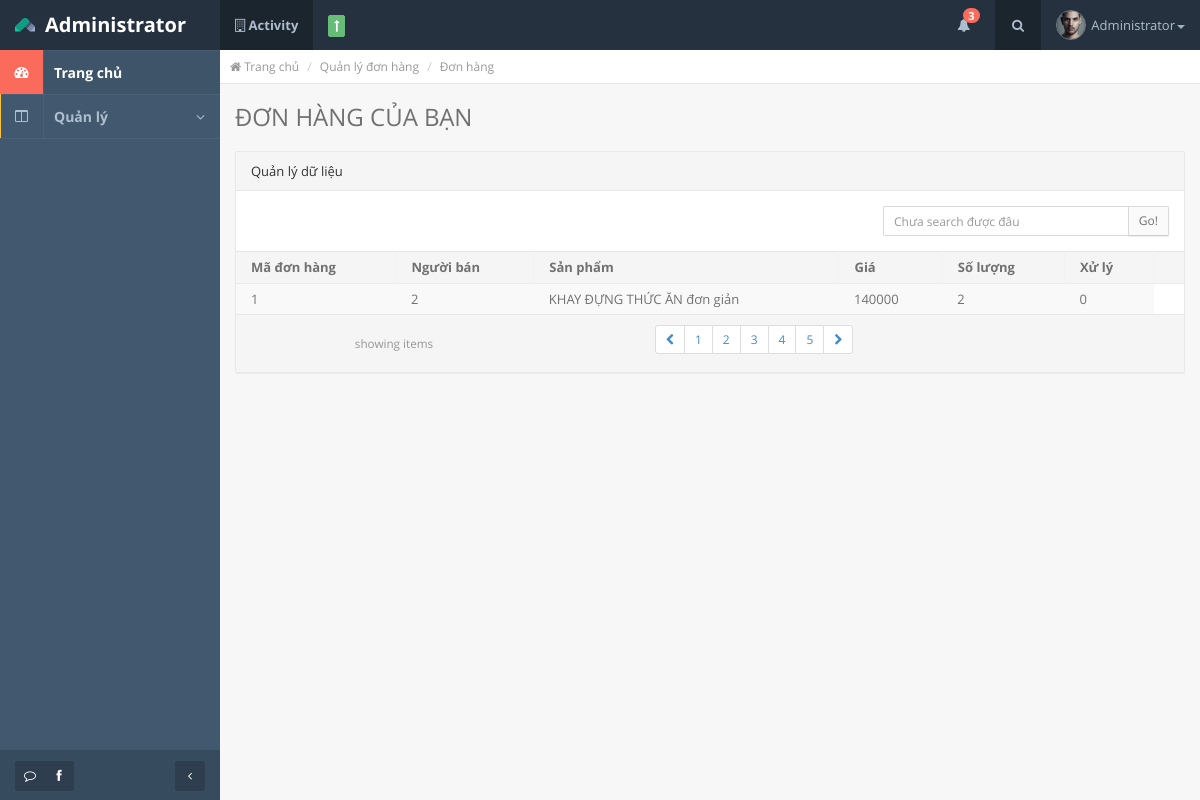
Page /doghome3/index.php/sanpham/xemdonhangadmin on the committed database.
### tables this page shows
CREATE TABLE `detail_bill` (
  `DB_ID` int(11) NOT NULL,
  `BILLDM_ID` int(11) NOT NULL,
  `PRO_ID` int(11) NOT NULL,
  `PRO_NAME` varchar(100) NOT NULL,
  `PRO_PRICE` int(11) NOT NULL,
  `DB_SL` int(11) NOT NULL,
  `USER_ID` int(11) NOT NULL,
  `BILL_ACTIVE` tinyint(1) NOT NULL
);

### doghome3/application/controllers/sanpham.php (called while the page is built, shortened)
<?php
class Sanpham extends CI_Controller {
	public function xemdonhangadmin()
	{
		$this->load->model('model_sanpham');
		$databill = $this->model_sanpham->getdhchitietadmin_sql();
		$databill = array('mangsp' => $databill);
		$this->load->view('xemchecked_admin',$databill);
	}
}

### doghome3/index.php (called while the page is built, shortened)
<?php
require_once BASEPATH.'core/CodeIgniter.php';

### doghome3/application/models/model_sanpham.php (called while the page is built, shortened)
<?php if ( ! defined('BASEPATH')) exit('No direct script access allowed');
class Model_sanpham extends CI_Model {
	public function getdhchitietadmin_sql()
	{
		$this->db->select('*');
		$this->db->ORDER_BY('BILLDM_ID DESC');
		$data = $this->db->get('detail_bill');
		$data = $data->result_array();
		return $data;
	}
}

### doghome3/application/views/xemchecked_admin.php (the view, shortened to what this page needs)
<!DOCTYPE html>
<html lang="en" class="app">
<head>
  <link rel="stylesheet" href="<?= base_url() ?>css/bootstrap.css" type="text/css" />
  <link rel="stylesheet" href="<?= base_url() ?>css/animate.css" type="text/css" />
  <link rel="stylesheet" href="<?= base_url() ?>css/font-awesome.min.css" type="text/css" />
  <link rel="stylesheet" href="<?= base_url() ?>css/font.css" type="text/css" />
  <link rel="stylesheet" href="<?= base_url() ?>js/datatables/datatables.css" type="text/css"/>
  <link rel="stylesheet" href="<?= base_url() ?>css/app.css" type="text/css" />
</head>
<body>
  <section class="vbox">
    <?php
      include('include/header.php');
    ?>
    <section>
      <section class="hbox stretch">
        <?php
          include('include/siderbar.php');
        ?>
        <section id="content">
          <section class="vbox">
            <section class="scrollable padder">
              <ul class="breadcrumb no-border no-radius b-b b-light pull-in">
                <li><a href="<?= base_url() ?>"><i class="fa fa-home"></i> Trang chủ</a></li>
                <li><a href="#">Quản lý đơn hàng</a></li>
                <li class="active">Đơn hàng</li>
              </ul>
              <div class="m-b-md">
                <h3 class="m-b-none">ĐƠN HÀNG CỦA BẠN</h3>
              </div>
               <section class="panel panel-default">
                <header class="panel-heading">
                  Quản lý dữ liệu
                </header>
                <div class="row wrapper">
                  <div class="col-sm-8">
                  </div>
                  <div class="col-sm-4">
                    <div class="input-group">
                      <input type="text" class="input-sm form-control" placeholder="Chưa search được đâu">
                      <span class="input-group-btn">
                        <button class="btn btn-sm btn-default" type="button">Go!</button>
                      </span>
                    </div>
                  </div>
                </div>
                <div class="table-responsive">
                  <table class="table table-striped b-t b-light">
                    <thead>
                      <tr>
                        <th>Mã đơn hàng</th>
                        <th>Người bán</th>
                        <th>Sản phẩm</th>
                        <th>Giá</th>
                        <th>Số lượng</th>
                        <th>Xử lý</th>
                        <th width="30"></th>
                      </tr>
                    </thead>
                    <tbody>
                      <?php foreach ($mangsp as $data): ?>
                      <tr>
                        <td><?= $data['BILLDM_ID'] ?></td>
                        <td><?= $data['USER_ID'] ?></td>
                        <td><?= $data['PRO_NAME']?></td>
                        <td><?= $data['PRO_PRICE'] ?></td>
                        <td><?= $data['DB_SL'] ?></td>
                        <td><?= $data['BILL_ACTIVE'] ?></td>
                        <?php endforeach ?>
                    </tbody>
                  </table>
                </div>
                <footer class="panel-footer">
                  <div class="row">
                    <div class="col-sm-4 text-center">
                      <small class="text-muted inline m-t-sm m-b-sm">showing items</small>
                    </div>
                    <div class="col-sm-4 text-right text-center-xs">
                      <ul class="pagination pagination-sm m-t-none m-b-none">
                        <li><a href="#"><i class="fa fa-chevron-left"></i></a></li>
                        <li><a href="#">1</a></li>
                        <li><a href="#">2</a></li>
                        <li><a href="#">3</a></li>
                        <li><a href="#">4</a></li>
                        <li><a href="#">5</a></li>
                        <li><a href="#"><i class="fa fa-chevron-right"></i></a></li>
                      </ul>
                    </div>
                  </div>
                </footer>
              </section>
            </section>
          </section>
        </section>
      </section>
    </section>
  </section>
</body>
</html>

### doghome3/css/app.css (style rules this page uses)
html { background-color: #f7f7f7; overflow-x: hidden; }
body { font-family: "Open Sans", "Helvetica Neue", Helvetica, Arial, sans-serif; font-size: 13px; color: #717171; background-color: transparent; -webkit-font-smoothing: antialiased; }
a { color: #2e3e4e; text-decoration: none; }
.text-muted { color: #979797; }
small { font-size: 90%; }
.breadcrumb { background-color: #fff; border: 1px solid #e8e8e8; padding-left: 10px; font-size: 12px; margin-bottom: 10px; }
.breadcrumb a { color: #999; }
.form-control { border-color: #d9d9d9; border-radius: 2px; }
.form-control, .form-control:focus { -webkit-box-shadow: none; box-shadow: none; }
.panel { border-radius: 2px; }
.panel.panel-default { border-color: #e8e8e8; }
.panel.panel-default > .panel-heading, .panel.panel-default > .panel-footer { border-color: #e8e8e8; }
.panel .table td, .panel .table th { padding: 6px 15px; border-top: 1px solid #f1f1f1; }
.panel .table thead > tr > th { border-bottom: 1px solid #ebebeb; }
.panel .table-striped > tbody > tr:nth-child(odd) > td, .panel .table-striped > tbody > tr:nth-child(odd) > th { background-color: #f9f9f9; }
.panel .table-striped > thead th { background: #f5f5f5; border-right: 1px solid #f1f1f1; }
.panel .table-striped > thead th:last-child { border-right: none; }
.panel-heading { border-radius: 2px 2px 0 0; }
.panel-footer { border-radius: 0 0 2px 2px; }
@media (min-width: 768px) { .app, .app body { width: 100%; height: 100%; overflow: hidden; } }
@media (min-width: 768px) { .app .hbox.stretch { height: 100%; } }
@media (min-width: 768px) { .app .vbox > section, .app .vbox > footer { position: absolute; } }
@media (min-width: 768px) { .hbox { display: table; table-layout: fixed; border-spacing: 0; width: 100%; } }
@media (min-width: 768px) { .hbox > aside, .hbox > section { display: table-cell; vertical-align: top; height: 100%; padding: 0; float: none; } }
@media (min-width: 768px) { .vbox { display: table; border-spacing: 0; position: relative; height: 100%; width: 100%; } }
@media (min-width: 768px) { .vbox > section, .vbox > footer { top: 0; bottom: 0; width: 100%; } }
@media (min-width: 768px) { .vbox > header ~ section { top: 50px; } }
@media (min-width: 768px) { .scrollable { -webkit-overflow-scrolling: touch; } }
.hbox > aside, .hbox > section { padding: 0 !important; }
.scrollable { overflow-x: hidden; overflow-y: auto; }
.btn-default { color: #717171 !important; background-color: #fafafa; border-color: #dadada; border-bottom-color: #ccc; -webkit-box-shadow: 0 1px 1px rgba(90,90,90,0.1); box-shadow: 0 1px 1px rgba(90,90,90,0.1); }
.btn { font-weight: 500; border-radius: 2px; }
.no-border, .no-borders { border-color: transparent; border-width: 0; }
.no-radius { border-radius: 0; }
.inline { display: inline-block !important; }
.wrapper { padding: 15px; }
.padder { padding-left: 15px; padding-right: 15px; }
.pull-in { margin-left: -15px; margin-right: -15px; }
.b-t { border-top: 1px solid #cfcfcf; }
.b-b { border-bottom: 1px solid #cfcfcf; }
.b-light { border-color: #e4e4e4; }
.m-t-none { margin-top: 0; }
.m-t-sm { margin-top: 10px; }
.m-b-none { margin-bottom: 0; }
.m-b-sm { margin-bottom: 10px; }
.m-b-md { margin-bottom: 20px; }

### rows in the picture
detail_bill: BILLDM_ID "1", USER_ID "2", PRO_NAME "KHAY ĐỰNG THỨC ĂN đơn giản", PRO_PRICE "140000", DB_SL "2", BILL_ACTIVE "0"
